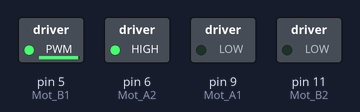
The sketch below on a simulated Arduino Uno, built with avr-gcc and run on an emulated ATmega328P. On the bench: switched loads named in the sketch (green lamp = pin HIGH).

Above: at 0.1 s.
Timing chart, 0 to 1.6 s (numbered marks = the images above):
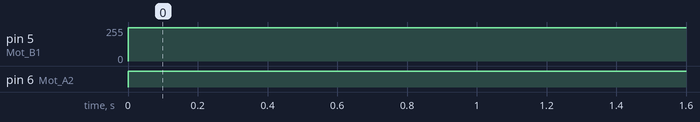

The sketch:

robot_movements_basics.ino
```cpp
int Mot_A1 = 9, Mot_A2 = 6, Mot_B1 = 5, Mot_B2 = 11;

void setup() {
  pinMode(Mot_A1, OUTPUT);
  pinMode(Mot_A2, OUTPUT);
  pinMode(Mot_B1, OUTPUT);
  pinMode(Mot_B2, OUTPUT);
}

void loop() {
  //  Moving forward
  analogWrite(Mot_A1, 0);
  analogWrite(Mot_A2, 255);
  analogWrite(Mot_B1, 250);
  analogWrite(Mot_B2, 0);
//  //  Moving backward
//  analogWrite(Mot_A1, 255);
//  analogWrite(Mot_A2, 0);
//  analogWrite(Mot_B1, 0);
//  analogWrite(Mot_B2, 255);
//  //  Moving right
//  analogWrite(Mot_A1, 255);
//  analogWrite(Mot_A2, 0);
//  analogWrite(Mot_B1, 255);
//  analogWrite(Mot_B2, 0);
//  //  Moving left
//  analogWrite(Mot_A1, 0);
//  analogWrite(Mot_A2, 255);
//  analogWrite(Mot_B1, 0);
//  analogWrite(Mot_B2, 255);
}
```

Measured:
- by itself, pin 5 (Mot_B1): 0/255 → 250/255 at 0.00 s
- by itself, pin 6 (Mot_A2): LOW → HIGH at 0.00 s
